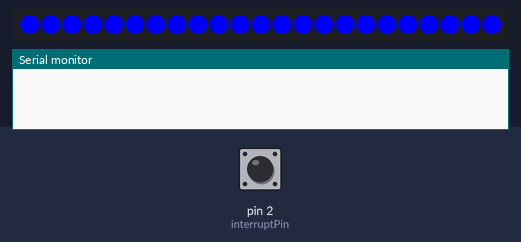
Recording of a sketch running on a simulated Arduino Uno, built with avr-gcc and run on an emulated ATmega328P. On the bench: 23 RGB LEDs in strip order, left to right, the last lines printed to the serial monitor. The inputs (shaded band) are chosen by the test bench; at power-on: pin 2 (interruptPin) HIGH.

Above: at 1.2 s.
1.3 s: pin 2 (interruptPin) pulled LOW for 0.15 s
At 1.39 s:
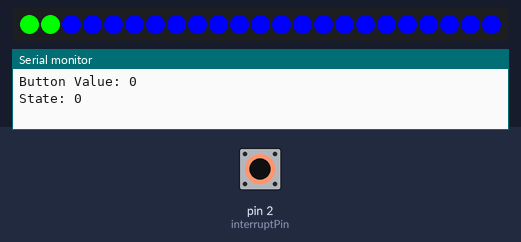
2.0 s: pin 2 (interruptPin) pulled LOW for 1 s
At 3.4 s:
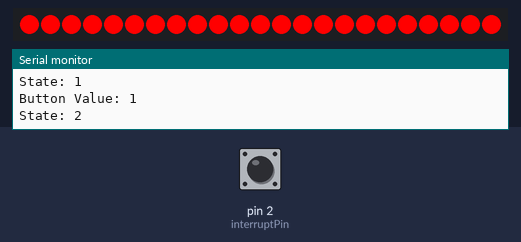
3.6 s: pin 2 (interruptPin) pulled LOW for 0.15 s
At 3.78 s:
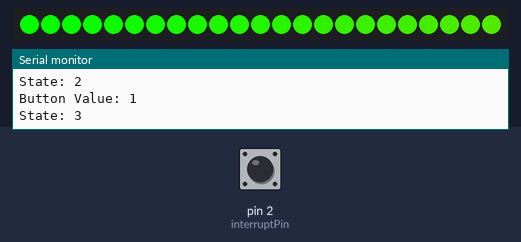
4.3 s: pin 2 (interruptPin) pulled LOW for 3.2 s
At 5.0 s:
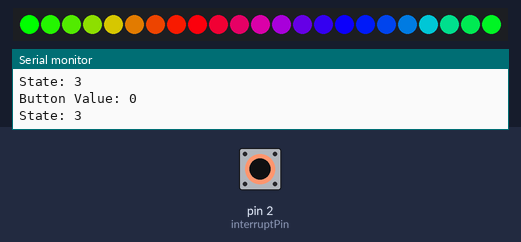
9.0 s: pin 2 (interruptPin) pulled LOW for 0.15 s
At 9.9 s:
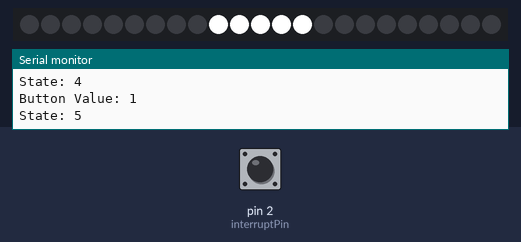
10.6 s: pin 2 (interruptPin) pulled LOW for 1 s
At 10.66 s:
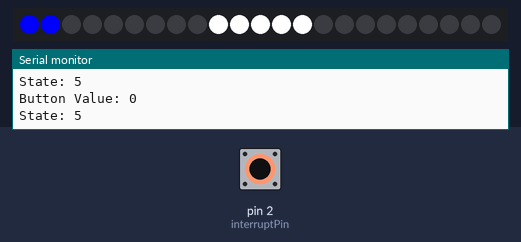

The sketch:

Schuhprojekt-Code.ino
```cpp
#include <Adafruit_NeoPixel.h>

#define LEDNUM      23      //Number of LEDs
#define HEADLIGHT   3       //Number of LEDs for Headlight
#define PIN         6       //Digital Output for LED-Strip (FLORA 10)
#define MAXF        6       //Max Count of Modes

const int interruptPin = 2; //Digital Output for Interrupt-Button (FLORA 1)
volatile int state = 0;     //Current Mode

Adafruit_NeoPixel strip = Adafruit_NeoPixel(LEDNUM, PIN, NEO_GRB + NEO_KHZ800);

void setup() {
  //Start Serial-Communication
  Serial.begin(9600);

  pinMode(interruptPin, INPUT_PULLUP);
  strip.begin();
  strip.show(); // Initialize all pixels to 'off'
  attachInterrupt(digitalPinToInterrupt(interruptPin), handler, CHANGE);
}

void loop() {
  switch (state) {
    case 0:
      colorWipe(strip.Color(0, 0, 255), 50, 0);
      break;
    case 1:
      colorWipe(strip.Color(0, 255, 0), 50, 1);
      break;
    case 2:
      colorWipe(strip.Color(255, 0, 0), 50, 2);
      break;
    case 3:
      rainbow(20, 3);
      break;
    case 4:
      rainbowCycle(20, 2);
      break;
    case 5:
      showLight();
      break;
  }
}

//Interrupt-Handler for Button-Press
void handler() {
  int sensorVal = digitalRead(interruptPin);

  Serial.print("Button Value: ");
  Serial.println(sensorVal);
  Serial.print("State: ");
  Serial.println(state);

  if(sensorVal == LOW) {
    if(state + 1 < MAXF) {
      state++;
    } else {
      state = 0;
    }
  }
}

int breakFunction(int num) {
  if(state != num) {

  }
}

//Triggers all modes in a row
void wheelstart() {
  // Some example procedures showing how to display to the pixels:
  colorWipe(strip.Color(255, 0, 0), 50, 0); // Red
  colorWipe(strip.Color(0, 255, 0), 50, 1); // Green
  colorWipe(strip.Color(0, 0, 255), 50, 2); // Blue
  rainbow(20, 3);
  rainbowCycle(20, 2);
}

// Fill the dots one after the other with a color
void colorWipe(uint32_t c, uint8_t wait, int stat) {
  for(uint16_t i=0; i<strip.numPixels(); i++) {
      strip.setPixelColor(i, c);
      strip.show();

      if(state != stat){
        break;
      }

      delay(wait);
  }
}

//Shows a rainbow
void rainbow(uint8_t wait, uint8_t fnumber) {
  uint16_t i, j;

  for(j=0; j<256; j++) {
    for(i=0; i<strip.numPixels(); i++) {
      strip.setPixelColor(i, Wheel((i+j) & 255));
      if(state != fnumber){
        break;
      }
    }
    strip.show();
    if(state != fnumber){
      break;
    }
    delay(wait);
  }
}

// Slightly different, this makes the rainbow equally distributed throughout
void rainbowCycle(uint8_t wait, uint8_t fnumber) {
  uint16_t i, j;

  for(j=0; j<256*5; j++) { // 5 cycles of all colors on wheel
    for(i=0; i< strip.numPixels(); i++) {
      strip.setPixelColor(i, Wheel(((i * 256 / strip.numPixels()) + j) & 255));
      if(state != fnumber){
        exit;
      }
    }
    strip.show();
    if(state != fnumber){
      break;
    }
    delay(wait);
  }
}

// Input a value 0 to 255 to get a color value.
// The colours are a transition r - g - b - back to r.
uint32_t Wheel(byte WheelPos) {
  if(WheelPos < 85) {
   return strip.Color(WheelPos * 3, 255 - WheelPos * 3, 0);
  } else if(WheelPos < 170) {
   WheelPos -= 85;
   return strip.Color(255 - WheelPos * 3, 0, WheelPos * 3);
  } else {
   WheelPos -= 170;
   return strip.Color(0, WheelPos * 3, 255 - WheelPos * 3);
  }
}

//Light-Mode for LED-Strip
void showLight() {
  for(uint16_t i=0; i<strip.numPixels(); i++) {
    double m = 1;

    if(i > (LEDNUM / 2 - HEADLIGHT) && i < (LEDNUM / 2 + HEADLIGHT)) {
      m = 255;
    } else {
      m = 0;
    }

    strip.setPixelColor(i, strip.Color(m, m, m));
    strip.show();
  }
}
```

Measured:
- after the input at 1.3 s, the LEDs: first change at once (image 1 shows a later state)
- after the input at 2.0 s, the LEDs: first change after 0.05 s (image 2 shows a later state)
- after the input at 3.6 s, the LEDs: change at once (image 3)
- after the input at 4.3 s, the LEDs: change at once (image 4)
- after the input at 9.0 s, the LEDs: change at once (image 5)
- after the input at 10.6 s, the LEDs: first change at once (image 6 shows a later state)
